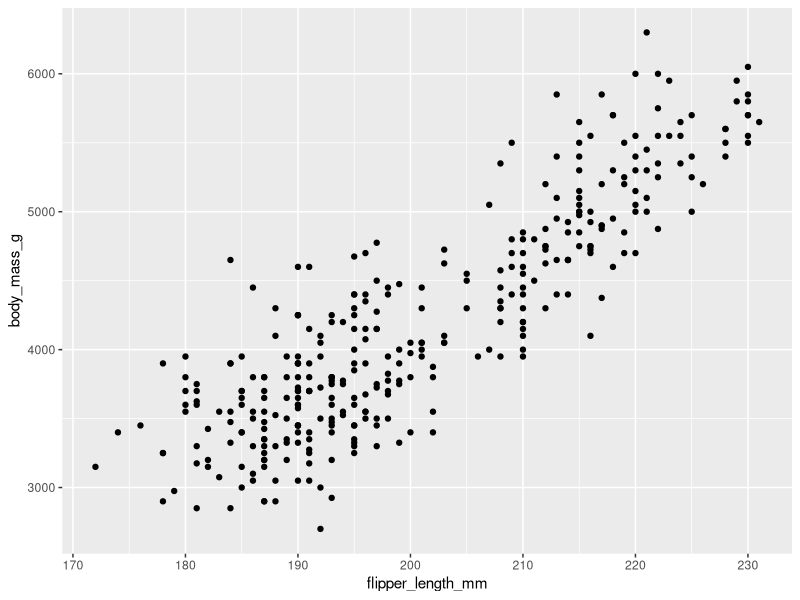
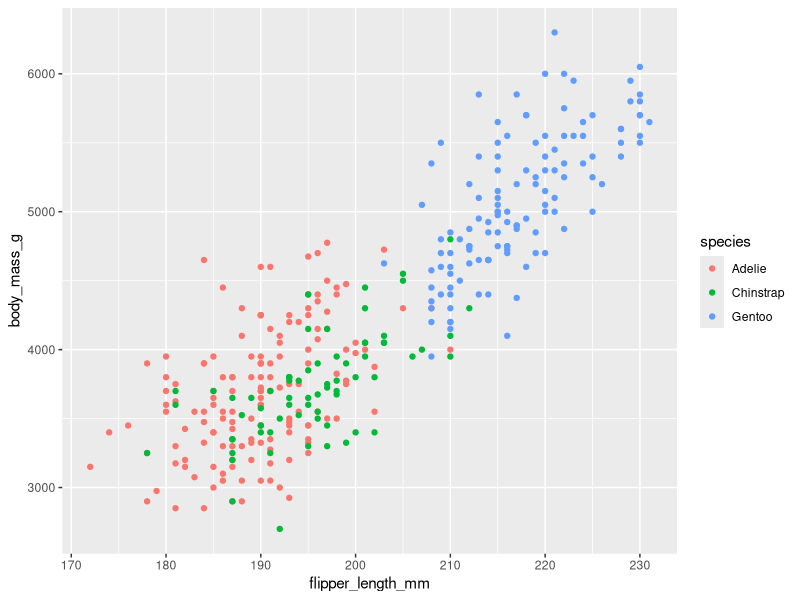
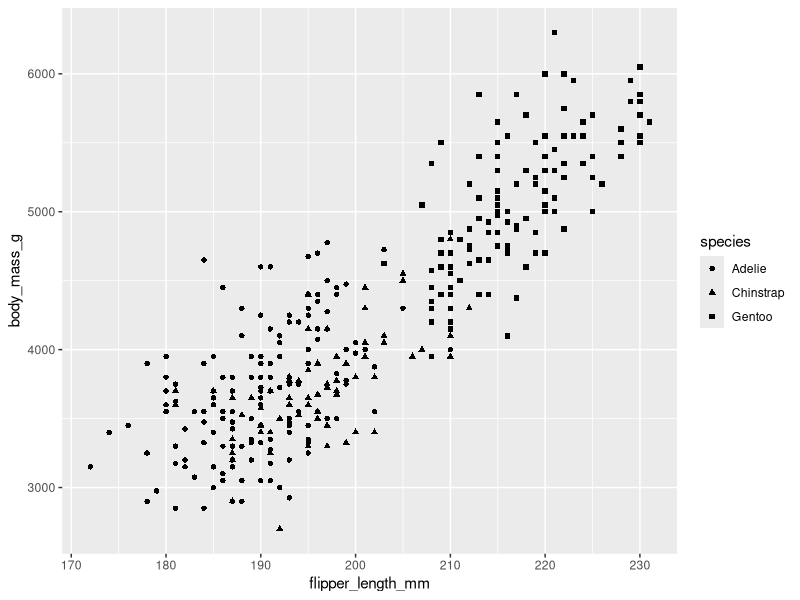
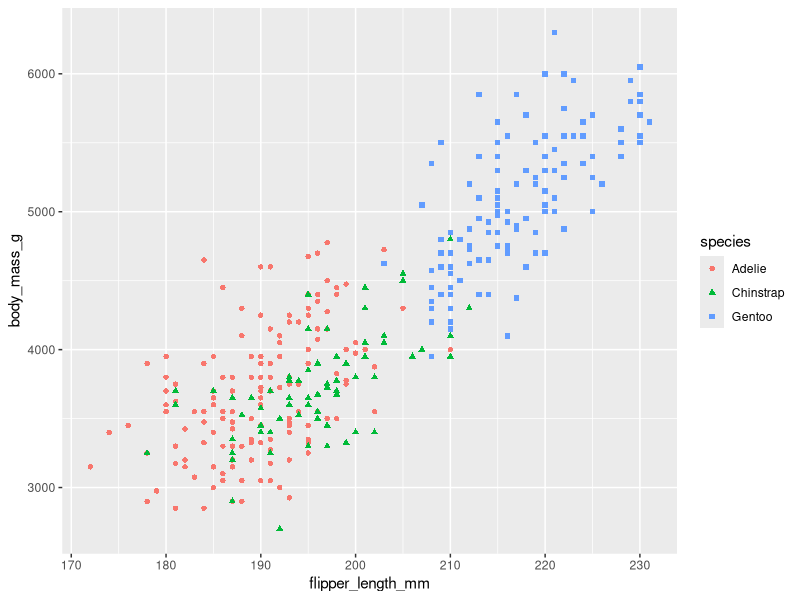
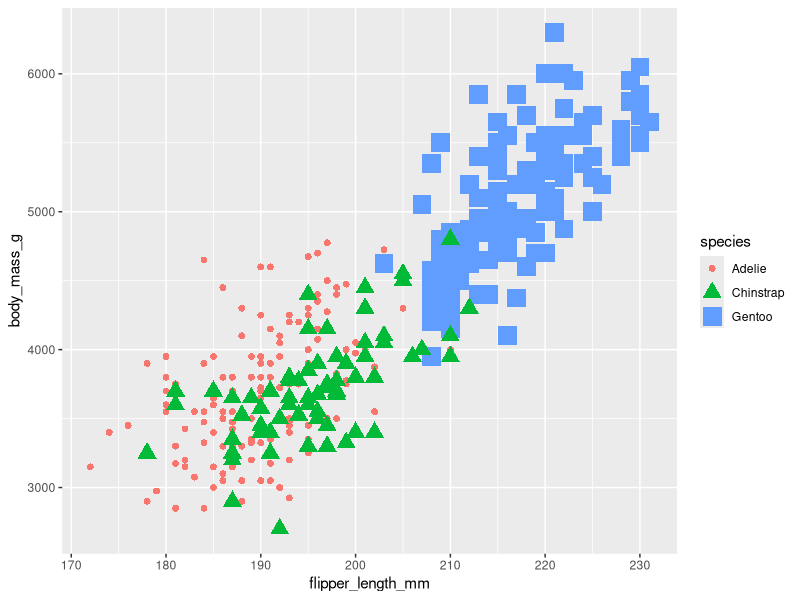
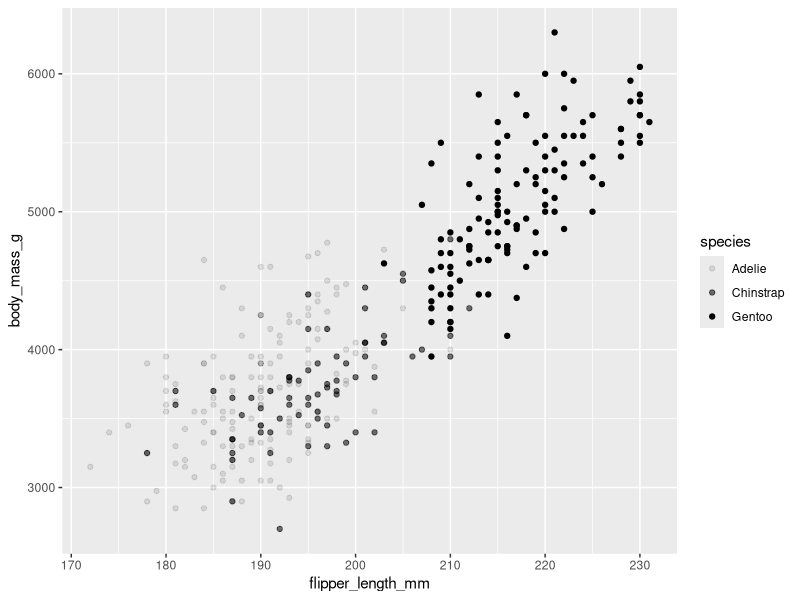
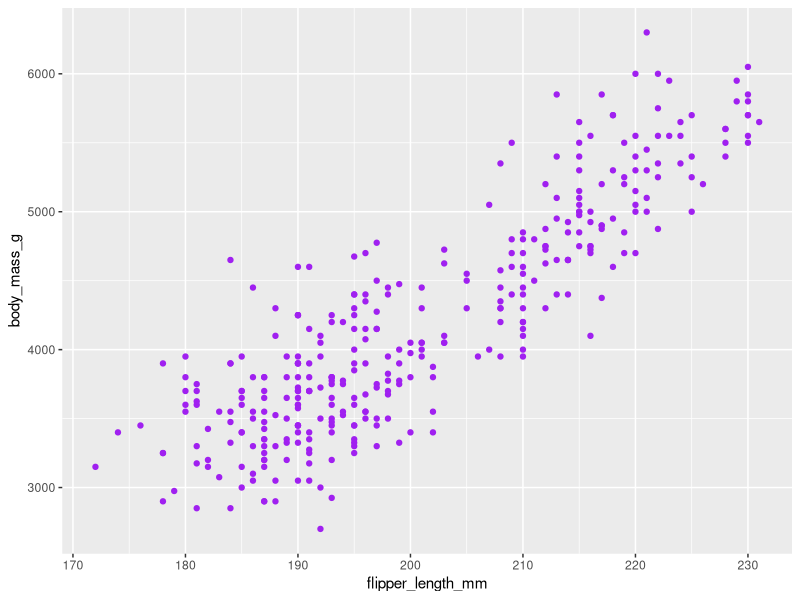
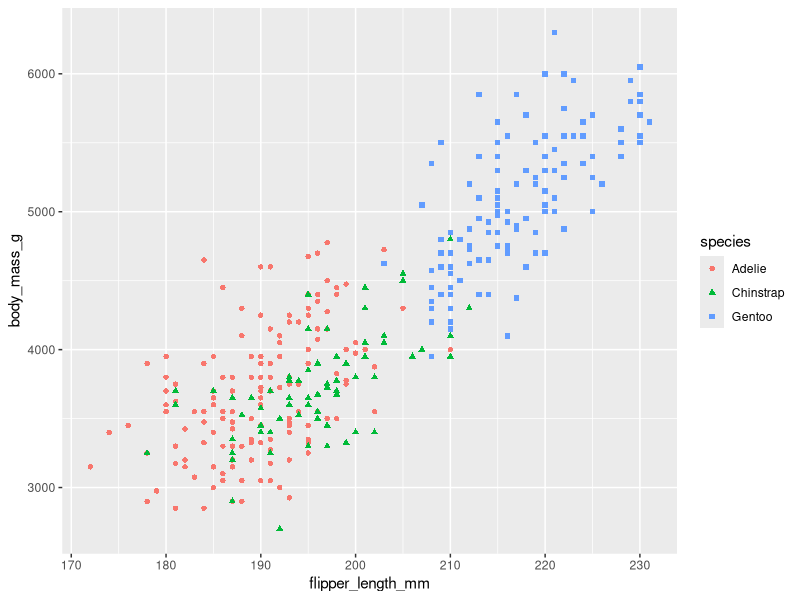

These figures' R source, in order:
#load initial library
library(ggplot2)
library(palmerpenguins)

#initial ggplot to start with
ggplot(data=penguins) + geom_point(mapping=aes(x=flipper_length_mm,y=body_mass_g))

#add another variable - color and map it to species.
ggplot(data=penguins) + geom_point(mapping=aes(x=flipper_length_mm,y=body_mass_g,color=species))

#instead of color, change it to shapes.
ggplot(data=penguins) + geom_point(mapping=aes(x=flipper_length_mm,y=body_mass_g,shape=species))

#map both color and shape to species.
ggplot(data=penguins) + geom_point(mapping=aes(x=flipper_length_mm,y=body_mass_g,shape=species,color=species))

#also add in size mapped to species
ggplot(data=penguins) + geom_point(mapping=aes(x=flipper_length_mm,y=body_mass_g,shape=species,color=species,size=species))

#map alpha aesthetic to species (makes them more or less transparent)
ggplot(data=penguins) + geom_point(mapping=aes(x=flipper_length_mm,y=body_mass_g,alpha=species))

#change all to purple
ggplot(data=penguins) + geom_point(mapping=aes(x=flipper_length_mm,y=body_mass_g),color="purple")



#another way to write the ggplot
ggplot(data=penguins, aes(x=flipper_length_mm,y=body_mass_g,shape=species,color=species)) + geom_point()
